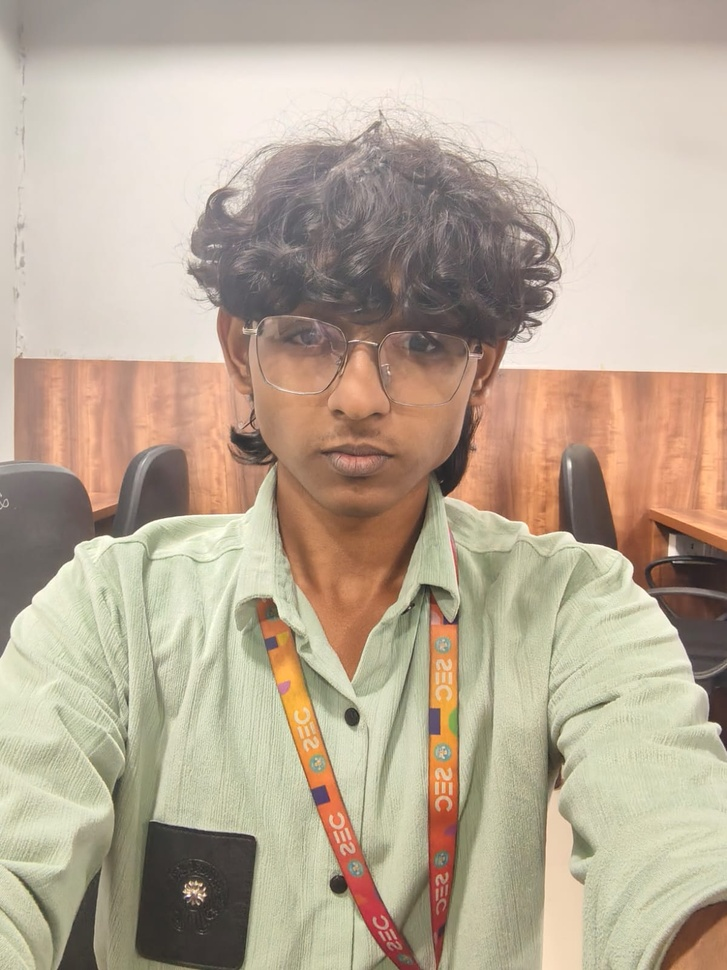
#> input picture javan.jpeg, 727 x 970 px, shrunk from 1200 x 1600 before the run
$ jupyter execute 'Canny edge detection.ipynb'
#> lines starting #> are read from the running program, lines starting #| are printed output that depends on the picture; after the words box and inside, x2 and y2 are one past the last pixel; in counts of white or black regions, pixels touching at a corner belong together
# WORKSHOP 03
## Canny-Edge-Detection

**Name :** Javan Rufus J  **Reg. No :** 212224230104 **Slot No :** 26OD1143

[cell 1]
import cv2
import matplotlib.pyplot as plt

[cell 2]
image = cv2.imread("javan.jpeg")
#> image is the input picture: shape (970, 727, 3); mean B, G, R 151.3, 170.6, 186.1

[cell 3]
plt.imshow(image[:,:,::-1])
plt.title("Original Image")

[cell 4]
# Apply Gaussian Blur to reduce noise
blurred = cv2.GaussianBlur(image, (5, 5), 1.4)

[cell 5]
plt.imshow(blurred[:,:,::-1])
plt.title("Gaussian Blurred")

[cell 6]
# Apply Canny Edge Detection
#Canny edge detection
edges = cv2.Canny(blurred, threshold1 = 180, threshold2 = 200)
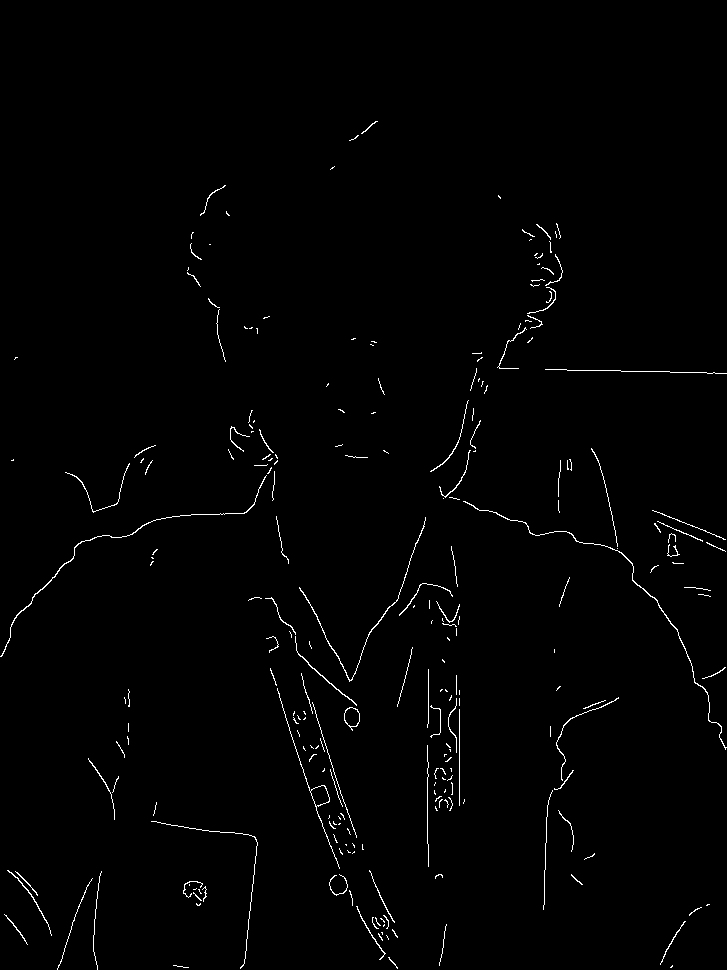
#> edges: shape (970, 727); 1.1% white in thin lines or dots, all inside (x1, y1, x2, y2) = (0, 121, 727, 970)

[cell 7]
plt.imshow(edges, cmap="gray")
plt.title("Canny Edge Detection")

[cell 8]
#Comparision of Images.
plt.figure(figsize=(12, 4))

plt.subplot(1, 3, 1)
plt.imshow(image[:,:,::-1])
plt.title("Original Image")
plt.axis("off")

plt.subplot(1, 3, 2)
plt.imshow(blurred[:,:,::-1])
plt.title("Gaussian Blurred")
plt.axis("off")

plt.subplot(1, 3, 3)
plt.imshow(edges, cmap="gray")
plt.title("Canny Edge Detection")
plt.axis("off")

plt.tight_layout()
plt.show()
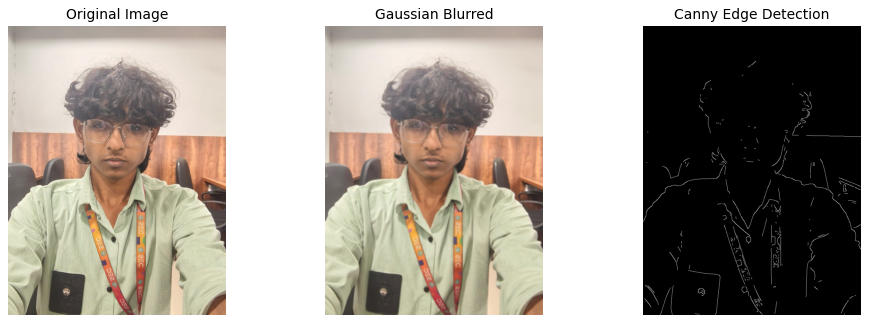
#> figure drawn by matplotlib, 3 panels
